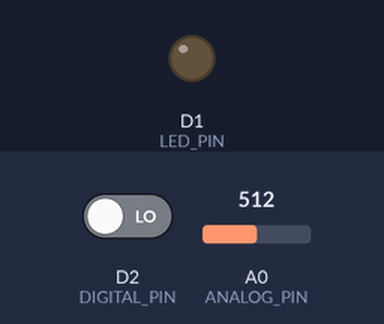
A sketch run on a simulated ESP8266 (NodeMCU). Shown: output pins drawn as LEDs (lit = HIGH). The inputs (shaded band) are chosen by the test bench; at power-on: D2 (DIGITAL_PIN) LOW, A0 (ANALOG_PIN) = 512. WiFi joins after 1.5 s; servers stay silent unless stated; the local clock reads 2024-03-15 10:24:30 at power-on unless the sketch sets it; random numbers use the default seed unless the sketch sets one; no MQTT or app messages arrive unless stated; what the sketch prints to the serial monitor is not drawn.

Above: at 6.2 s.
6.3 s: D2 (DIGITAL_PIN) driven HIGH
At 10.6 s:
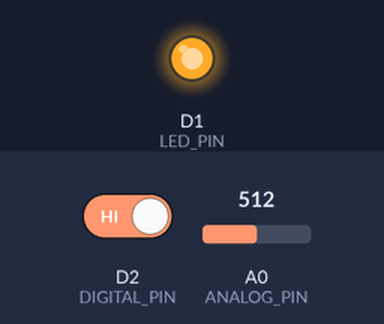
26.0 s: D2 (DIGITAL_PIN) driven LOW
At 30.7 s:
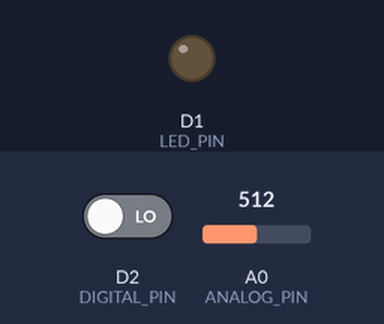
Timing chart, 0 to 32.2 s (numbered marks = the images above; inputs shaded):
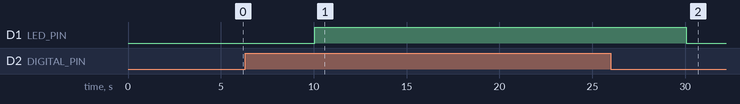

Measured:
- after the input at 6.3 s, D1 (LED_PIN): LOW → HIGH after 3.8 s
- after the input at 26.0 s, D1 (LED_PIN): HIGH → LOW after 4.1 s

The sketch:

main.ino
```cpp
#include <ESP8266WiFi.h>
#include <WiFiClientSecure.h>
#include <PubSubClient.h>
#include <ArduinoJson.h>
#include "env.h"

float co2, light, soil_moisture;
String response1;  // Stores soil moisture status (Dry/Wet)

// WiFi credentials
const char WIFI_SSID[] = "********";
const char WIFI_PASSWORD[] = "************";

// Device name from AWS
const char THINGNAME[] = "esp8266";

// MQTT broker host address from AWS
const char MQTT_HOST[] = "<MQTT ENDPOINT>";

// MQTT topics
const char AWS_IOT_PUBLISH_TOPIC[] = "esp8266/pub";
const char AWS_IOT_SUBSCRIBE_TOPIC[] = "esp8266/sub";

// Publishing interval
const long interval = 5000;

// Timezone offset from UTC
const int8_t TIME_ZONE = -5;

// Last time message was sent
unsigned long lastMillis = 0;

// Soil moisture sensor pins
#define DIGITAL_PIN D2   // Soil Moisture Digital Output
#define ANALOG_PIN A0    // Soil Moisture Analog Output
#define LED_PIN D1       // LED/Pump Indicator

// WiFiClientSecure object for secure communication
WiFiClientSecure net;

// X.509 certificate for the CA
BearSSL::X509List cert(cacert);

// X.509 certificate for the client
BearSSL::X509List client_crt(client_cert);

// RSA private key
BearSSL::PrivateKey key(privkey);

// MQTT client instance
PubSubClient client(net);

// Function to connect to NTP server and set time
void NTPConnect() {
  Serial.print("Setting time using SNTP");
  configTime(TIME_ZONE * 3600, 0, "pool.ntp.org", "time.nist.gov");
  time_t now = time(nullptr);
  while (now < 1510592825) { // January 13, 2018
    delay(500);
    Serial.print(".");
    now = time(nullptr);
  }
  Serial.println("done!");
}

// Callback function for message reception
void messageReceived(char *topic, byte *payload, unsigned int length) {
  Serial.print("Received [");
  Serial.print(topic);
  Serial.print("]: ");
  for (int i = 0; i < length; i++) {
    Serial.print((char)payload[i]);
  }
  Serial.println();
}

// Function to connect to AWS IoT Core
void connectAWS() {
  delay(3000);
  WiFi.mode(WIFI_STA);
  WiFi.begin(WIFI_SSID, WIFI_PASSWORD);

  Serial.println(String("Attempting to connect to SSID: ") + String(WIFI_SSID));

  while (WiFi.status() != WL_CONNECTED) {
    Serial.print(".");
    delay(1000);
  }

  NTPConnect(); // Connect to NTP server

  // Set CA and client certificate
  net.setTrustAnchors(&cert);
  net.setClientRSACert(&client_crt, &key);

  client.setServer(MQTT_HOST, 8883);
  client.setCallback(messageReceived);

  Serial.println("Connecting to AWS IoT");

  while (!client.connect(THINGNAME)) {
    Serial.print(".");
    delay(1000);
  }

  if (!client.connected()) {
    Serial.println("AWS IoT Timeout!");
    return;
  }

  client.subscribe(AWS_IOT_SUBSCRIBE_TOPIC);
  Serial.println("AWS IoT Connected!");
}

// Function to read soil moisture sensor
void readSoilMoisture() {
  int digitalMoisture = digitalRead(DIGITAL_PIN);  // Read digital output (0 or 1)
  int analogMoisture = analogRead(ANALOG_PIN);    // Read analog output (0-1023)

  // Convert analog value to percentage (adjust based on calibration)
  soil_moisture = map(analogMoisture, 1023, 300, 0, 100);
  soil_moisture = constrain(soil_moisture, 0, 100);

  // Check digital output and set response1 status
  if (digitalMoisture == HIGH) {  // LOW = Soil is dry
    response1 = "DRY";
    digitalWrite(LED_PIN, HIGH);  // Turn on LED/Pump
  } else {
    response1 = "WET";
    digitalWrite(LED_PIN, LOW);   // Turn off LED/Pump
  }
}

// Function to publish message to AWS IoT Core
void publishMessage() {
  readSoilMoisture();  // Get soil moisture readings

  // Generate random CO2 and pH values
  float co2 = random(0, 1024);
  float ph = random(5.0, 9.0);

  // Read light sensor value
  light = analogRead(A0);

  // Convert light reading to lux
  float A = 500, B = -1.2;
  float Vout = (light / 1023.0) * 3.3;
  float Vmax = 3.3;
  float lux = A * pow((Vout / (Vmax - Vout)), B);
  light = lux;

  // Get current timestamp
  char timestamp[32];
  time_t now = time(nullptr);
  strftime(timestamp, 32, "%Y-%m-%dT%H:%M:%S", localtime(&now));

  Serial.print("Timestamp: ");
  Serial.print(timestamp);
  Serial.print(" CO2: ");
  Serial.print(co2);
  Serial.print(" ppm Light: ");
  Serial.print(light);
  Serial.print(" lux pH: ");
  Serial.print(ph);
  Serial.print(" Soil Moisture: ");
  Serial.print(soil_moisture);
  Serial.print("% Response1: ");
  Serial.println(response1);

  // Create JSON document for message
  StaticJsonDocument<200> doc;
  doc["timestamp"] = timestamp;
  doc["co2"] = co2;
  doc["light"] = light;
  doc["ph"] = ph;
  doc["soil_moisture"] = soil_moisture;
  doc["response1"] = response1;  // Add soil moisture status

  // Serialize JSON document
  char jsonBuffer[200];
  serializeJson(doc, jsonBuffer);

  // Publish message to MQTT topic
  client.publish(AWS_IOT_PUBLISH_TOPIC, jsonBuffer);
}

void setup() {
  Serial.begin(115200);

  // Set up soil moisture sensor and LED
  pinMode(DIGITAL_PIN, INPUT);
  pinMode(LED_PIN, OUTPUT);

  // Connect to AWS IoT Core
  connectAWS();
}

void loop() {
  // Publish data at intervals
  if (millis() - lastMillis > interval) {
    lastMillis = millis();
    if (client.connected()) {
      publishMessage();
    }
  }

  client.loop();
}
```

env.h
```cpp
//Amazon trust services endpoint
static const char cacert[] PROGMEM = R"EOF(
-----BEGIN CERTIFICATE-----

-----END CERTIFICATE-----
)EOF";

//Device certificate
static const char client_cert[] PROGMEM = R"KEY(
-----BEGIN CERTIFICATE-----

-----END CERTIFICATE-----
)KEY";


//Private key file
static const char privkey[] PROGMEM = R"KEY(
-----BEGIN RSA PRIVATE KEY-----

-----END RSA PRIVATE KEY-----

)KEY";
```
